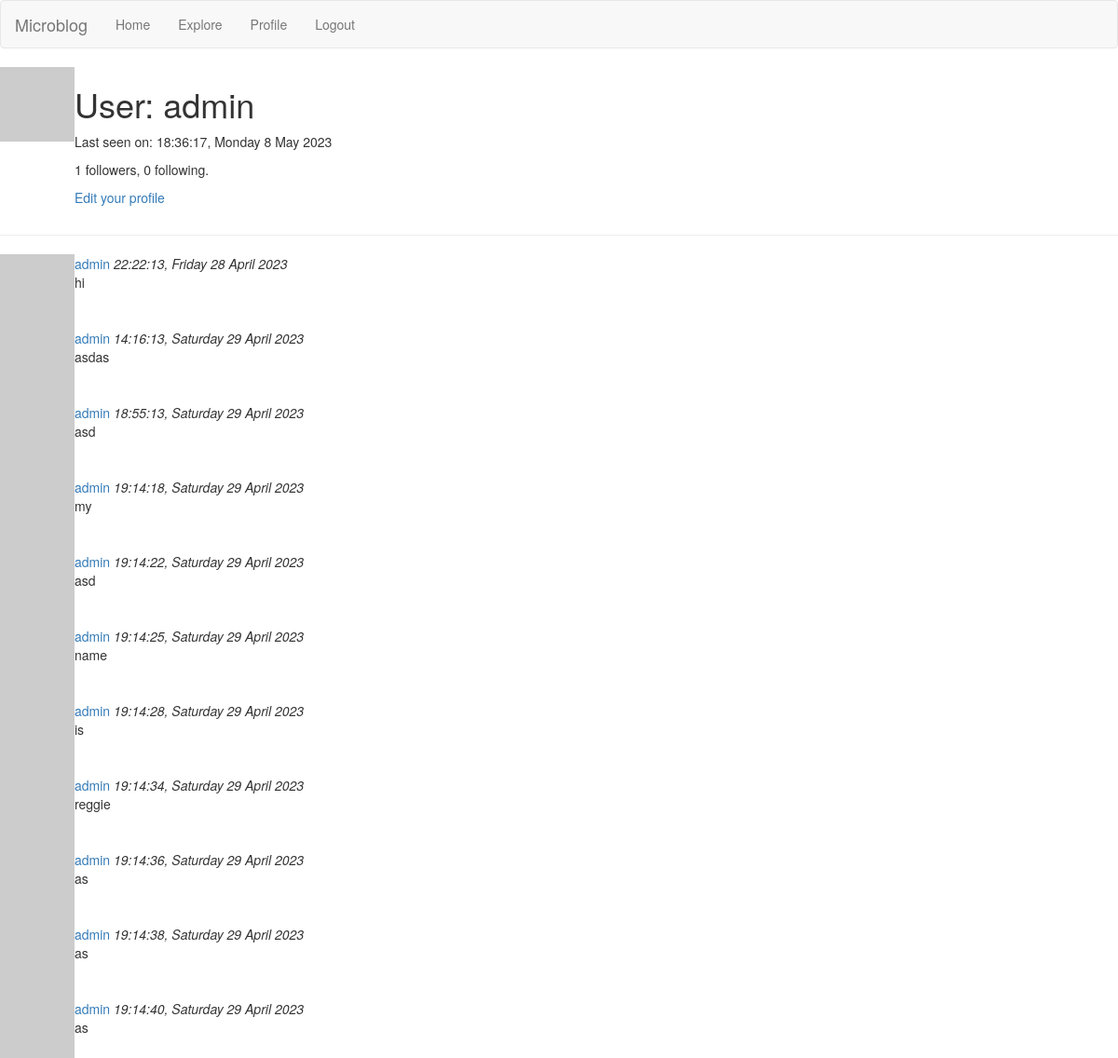
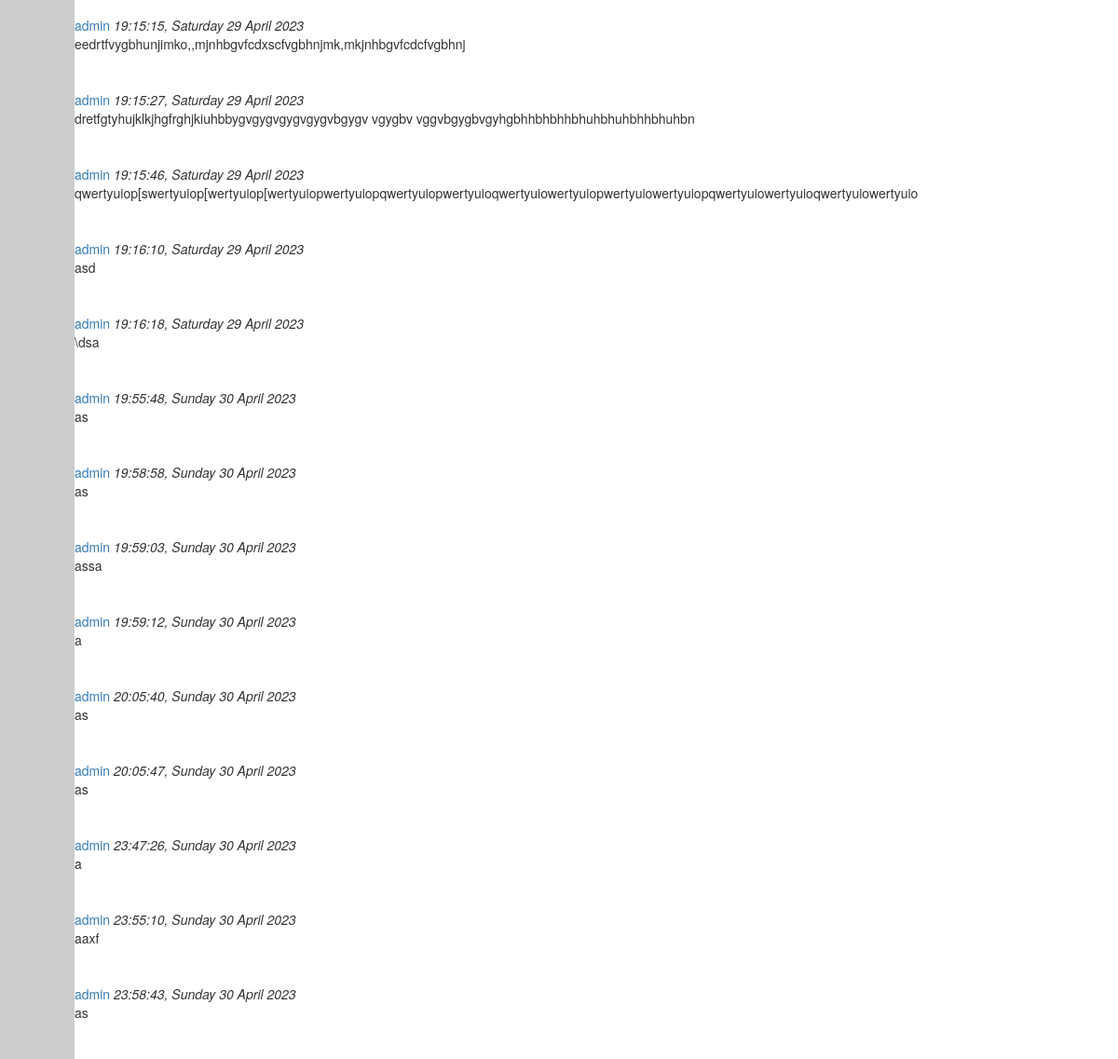
The app's page /user/admin (signed in) with its own data (2 pictures, top to bottom).
### app/models.py (models this page shows, shortened)
class User(UserMixin, db.Model):
    id = db.Column(db.Integer, primary_key=True)
    username = db.Column(db.String(64), index=True, unique=True)
    email = db.Column(db.String(120), index=True, unique=True)
    password_hash = db.Column(db.String(128))
    posts = db.relationship('Post', backref='author', lazy='dynamic')
    about_me = db.Column(db.String(140))
    last_seen = db.Column(db.DateTime, default=datetime.utcnow)
    followed = db.relationship(
        'User', secondary=followers,
        primaryjoin=(followers.c.follower_id == id),
        secondaryjoin=(followers.c.followed_id == id),
        backref=db.backref('followers', lazy='dynamic'), lazy='dynamic')
    def avatar(self, size):
        digest = md5(self.email.lower().encode('utf-8')).hexdigest()
        return 'https://www.gravatar.com/avatar/{}?d=identicon&s={}'.format(
            digest, size)

class Post(db.Model):
    id = db.Column(db.Integer, primary_key=True)
    body = db.Column(db.String(140))
    timestamp = db.Column(db.DateTime, index=True, default=datetime.utcnow)
    user_id = db.Column(db.Integer, db.ForeignKey('user.id'))

### app/routes.py (the view)
@app.route('/user/<username>')
@login_required
def user(username):
    user = User.query.filter_by(username=username).first_or_404()
    page = request.args.get('page', 1, type=int)
    posts = user.posts.order_by(Post.timestamp.asc()).paginate(
        page=page, per_page=app.config['POSTS_PER_PAGE'], error_out=False)
    next_url = url_for('user', username=user.username, page=posts.next_num) \
        if posts.has_next else None
    prev_url = url_for('user', username=user.username, page=posts.prev_num) \
        if posts.has_prev else None
    form = EmptyForm()
    return render_template('user.html', user=user, posts=posts.items,
                           next_url=next_url, prev_url=prev_url, form=form)

### app/models.py (called while the page is built)
@login.user_loader
def load_user(id):
    return User.query.get(int(id))

### app/routes.py (called while the page is built)
@app.before_request
def before_request():
    if current_user.is_authenticated:
        current_user.last_seen = datetime.utcnow()
        db.session.commit()

### app/templates/user.html (shortened to what this page needs)
{% extends "base.html" %}
{% block content %}
    <table>
        <tr valign="top">
            <td><img src="{{ user.avatar(128) }}"></td>
            <td>
                <h1>User: {{ user.username }}</h1>
                    {% if user.last_seen %}
                        <p>Last seen on: {{ moment(user.last_seen).format('H:mm:ss,  dddd D MMMM YYYY') }}</p>
                    {% endif %}
                    <p>{{ user.followers.count() }} followers, {{ user.followed.count() }} following.</p>
                    {% if user == current_user %}
                    <p><a href="{{ url_for('edit_profile') }}">Edit your profile</a></p>
                {% endif %}
            </td>
        </tr>
    </table>
    <hr>
    {% for post in posts %}
        {% include '_post.html' %}
    {% endfor %}
{% endblock %}

### app/templates/_post.html (shortened to what this page needs)
 <table class="messageTable">
        <tr valign="top">
            <td>
                <a href="{{ url_for('user', username=post.author.username) }}">
                    <img src="{{ post.author.avatar(36) }}" />
                </a>
            </td>
            <td>
                <a href="{{ url_for('user', username=post.author.username) }}">
                    {{ post.author.username }}
                </a>
                <i>{{ moment(post.timestamp).format('H:mm:ss,  dddd D MMMM YYYY') }}</i>
                <br>
                {{ post.body }}
            </td>
        </tr>
</table>

### records on screen
User: username "admin", last_seen "18:36:17, Monday 8 May 2023"
Post: author.username "admin", timestamp "22:22:13, Friday 28 April 2023", body "hi"
Post: author.username "admin", timestamp "14:16:13, Saturday 29 April 2023", body "asdas"
Post: author.username "admin", timestamp "18:55:13, Saturday 29 April 2023", body "asd"
Post: author.username "admin", timestamp "19:14:18, Saturday 29 April 2023", body "my"
Post: author.username "admin", timestamp "19:14:22, Saturday 29 April 2023", body "asd"
Post: author.username "admin", timestamp "19:14:25, Saturday 29 April 2023", body "name"
Post: author.username "admin", timestamp "19:14:28, Saturday 29 April 2023", body "is"
Post: author.username "admin", timestamp "19:14:34, Saturday 29 April 2023", body "reggie"
Post: author.username "admin", timestamp "19:14:36, Saturday 29 April 2023", body "as"
Post: author.username "admin", timestamp "19:14:38, Saturday 29 April 2023", body "as"
Post: author.username "admin", timestamp "19:14:40, Saturday 29 April 2023", body "as"
Post: author.username "admin", timestamp "19:15:15, Saturday 29 April 2023", body "eedrtfvygbhunjimko,,mjnhbgvfcdxscfvgbhnjmk,mkjnhbgvfcdcfvgbhnj"
Post: author.username "admin", timestamp "19:15:27, Saturday 29 April 2023", body "dretfgtyhujklkjhgfrghjkiuhbbygvgygvgygvgygvbgygv vgygbv vggvbgygbvgyhgbhhbhbhhbhuhbhuhbhhbhuhbn"
Post: author.username "admin", timestamp "19:15:46, Saturday 29 April 2023", body "qwertyuiop[swertyuiop[wertyuiop[wertyuiopwertyuiopqwertyuiopwertyuioqwertyuiowertyuiopwertyuiowertyuiopqwertyuiowertyuioqwertyuiowertyuio"
Post: author.username "admin", timestamp "19:16:10, Saturday 29 April 2023", body "asd"
Post: author.username "admin", timestamp "19:16:18, Saturday 29 April 2023", body "\\dsa"
Post: author.username "admin", timestamp "19:55:48, Sunday 30 April 2023", body "as"
Post: author.username "admin", timestamp "19:58:58, Sunday 30 April 2023", body "as"
Post: author.username "admin", timestamp "19:59:03, Sunday 30 April 2023", body "assa"
Post: author.username "admin", timestamp "19:59:12, Sunday 30 April 2023", body "a"
Post: author.username "admin", timestamp "20:05:40, Sunday 30 April 2023", body "as"
Post: author.username "admin", timestamp "20:05:47, Sunday 30 April 2023", body "as"
Post: author.username "admin", timestamp "23:47:26, Sunday 30 April 2023", body "a"
Post: author.username "admin", timestamp "23:55:10, Sunday 30 April 2023", body "aaxf"
Post: author.username "admin", timestamp "23:58:43, Sunday 30 April 2023", body "as"

### other values on screen
{{ user.followers.count() }} "1"
{{ user.followed.count() }} "0"
